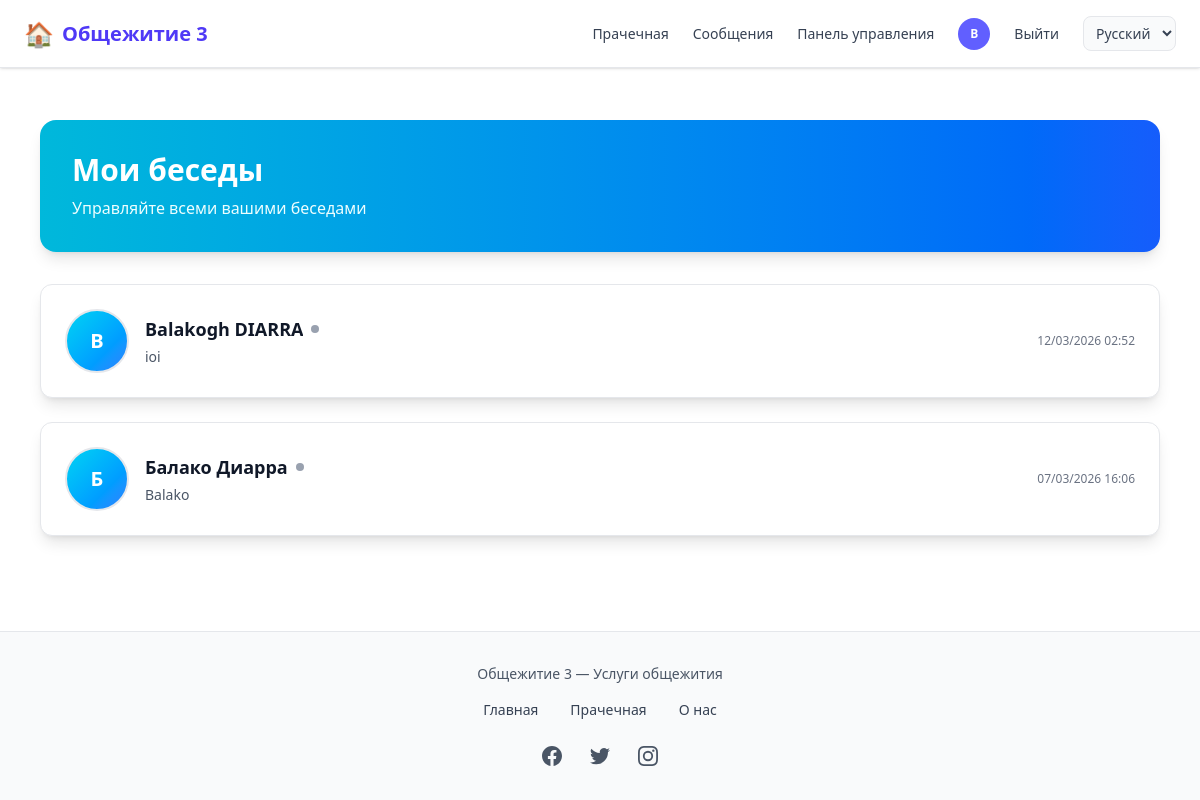
Page /chat/conversations/ (signed in) on the committed database.
### comptes/models.py (models this page shows, shortened)
class CustomUser(AbstractUser):
    USER_TYPES = (
        ('ADMIN', 'Administrateur'),
        ('client', 'Client'),
        ('vendeur', 'Vendeur'),
        ('coursier', 'Coursier'),
    )
    user_type = models.CharField(max_length=22, choices=USER_TYPES, default="client")
    email = models.EmailField('Adresse email', unique=True,max_length=50)
    telephone = models.CharField(max_length=20, unique=True, blank=True)
    photo = models.ImageField(upload_to=user_photo_upload_to, null=True, blank=True)
    is_premium = models.BooleanField(default=False)
    GENRE = (('masculin', 'Masculin'), ('feminin', 'Féminin'))
    genre = models.CharField(max_length=22, choices=GENRE, null=True, blank=True)
    date_inscription = models.DateField(auto_now_add=True)
    latitude = models.DecimalField(max_digits=9, decimal_places=6, blank=True, null=True)
    longitude = models.DecimalField(max_digits=9, decimal_places=6, blank=True, null=True)
    last_activity = models.DateTimeField(null=True, blank=True, verbose_name="Dernière activité")
    REQUIRED_FIELDS = ['email', 'user_type']
    @property
    def display_name(self):
        return f"{self.first_name} {self.last_name}" if self.first_name or self.last_name else self.username
    @property
    def is_online(self):
        if not self.last_activity:
            return False
        from django.utils import timezone
        from datetime import timedelta
        return timezone.now() - self.last_activity < timedelta(minutes=5)

### chat/models.py (models this page shows, shortened)
class Conversation(models.Model):
    participant1 = models.ForeignKey(
        settings.AUTH_USER_MODEL,
        on_delete=models.CASCADE,
        related_name='conversations_as_p1'
    )
    participant2 = models.ForeignKey(
        settings.AUTH_USER_MODEL,
        on_delete=models.CASCADE,
        related_name='conversations_as_p2'
    )
    date_creation = models.DateTimeField(auto_now_add=True)
    class Meta:
        ordering = ['-date_creation']

class Message(models.Model):
    conversation = models.ForeignKey(
        Conversation,
        on_delete=models.CASCADE,
        related_name='messages'
    )
    sender = models.ForeignKey(
        settings.AUTH_USER_MODEL,
        on_delete=models.CASCADE,
        related_name='sent_messages'
    )
    contenu = models.TextField(blank=True)
    lu = models.BooleanField(default=False)
    date_envoi = models.DateTimeField(auto_now_add=True)
    class Meta:
        ordering = ['date_envoi']

### chat/views.py (the view)
# urls.py: path('conversations/', views.mes_conversations, name='mes_conversations'),
@login_required
def mes_conversations(request):
    convs = Conversation.objects.filter(
        Q(participant1=request.user) | Q(participant2=request.user)
    ).distinct().order_by('-date_creation').prefetch_related('messages')[:50]
    conversations = []
    for conv in convs:
        other = _other_participant(conv, request.user)
        last_msg = conv.messages.order_by('-date_envoi').first()
        last_activity = last_msg.date_envoi if last_msg else conv.date_creation
        unread_count = conv.messages.filter(lu=False).exclude(sender=request.user).count()
        conversations.append({
            'conversation': conv,
            'other_participant': other,
            'last_activity': last_activity,
            'unread_count': unread_count,
            'last_message': last_msg,
        })
    return render(request, 'chat/mes_conversations.html', {'conversations': conversations})

### chat/views.py (called while the page is built)
def _other_participant(conv, current_user):
    return conv.participant2 if current_user == conv.participant1 else conv.participant1

### comptes/context_processors.py (called while the page is built)
def laverie_i18n_context(request):
    lang = getattr(request, 'LANGUAGE_CODE', None) or 'ru'
    return {'laverie_i18n': LAVERIE_I18N.get(lang, LAVERIE_I18N['en'])}

def notifications_context(request):
    context = {
        'pending_orders_count': 0,
        'packaged_orders_count': 0,
        'unread_messages_count': 0,
    }
    if request.user.is_authenticated:
        from chat.models import Message, Conversation
        conversations = Conversation.objects.filter(
            Q(participant1=request.user) | Q(participant2=request.user)
        )
        context['unread_messages_count'] = Message.objects.filter(
            Q(conversation__in=conversations) & ~Q(sender=request.user),
            lu=False
        ).count()
    return context

### laverie/models.py (called while the page is built)
    @classmethod
    def marquer_tickets_termines(cls):
        from django.utils import timezone
        now = timezone.now()
        return cls.objects.filter(
            statut__in=('reserve', 'en_cours'),
            fin__lt=now,
        ).update(statut='termine')

    @classmethod
    def marquer_tickets_en_cours(cls):
        from django.utils import timezone
        now = timezone.now()
        return cls.objects.filter(
            statut='reserve',
            debut__lte=now,
            fin__gte=now,
        ).update(statut='en_cours')

### templates/chat/mes_conversations.html (shortened to what this page needs)
{% extends 'home.html' %}
{% load static %}
{% load i18n %}
{% block contenu %}
<div class="max-w-7xl mx-auto py-4 sm:py-6 px-3 sm:px-4">
    <div class="bg-gradient-to-r from-cyan-500 to-blue-600 rounded-2xl shadow-lg p-4 sm:p-6 md:p-8 mb-4 sm:mb-6 md:mb-8 text-white">
        <h1 class="text-xl sm:text-2xl md:text-3xl font-bold mb-1 sm:mb-2">{% trans "My conversations" %}</h1>
        <p class="text-cyan-50 text-xs sm:text-sm md:text-base">{% trans "Manage all your conversations" %}</p>
    </div>
    {% if conversations %}
    <div class="grid grid-cols-1 gap-4 sm:gap-6">
        {% for item in conversations %}
        <a href="{% url 'chat:conversation_detail' item.conversation.id %}"
           class="bg-white rounded-xl shadow-lg border border-gray-200 overflow-hidden hover:shadow-xl transition-all duration-300 transform hover:-translate-y-1 block">
            <div class="p-4 sm:p-6">
                <div class="flex items-center justify-between">
                    <div class="flex items-center gap-4 flex-1 min-w-0">
                        <div class="flex-shrink-0">
                            {% if item.other_participant.photo %}
                            <img src="{{ item.other_participant.photo.url }}"
                                 alt="{{ item.other_participant.display_name }}"
                                 class="w-12 h-12 sm:w-16 sm:h-16 rounded-full object-cover border-2 border-gray-200">
                            {% else %}
                            <div class="w-12 h-12 sm:w-16 sm:h-16 rounded-full bg-gradient-to-br from-cyan-400 to-blue-500 flex items-center justify-center text-white text-lg sm:text-xl font-bold border-2 border-gray-200">
                                {{ item.other_participant.first_name|first|default:item.other_participant.email|first|upper }}
                            </div>
                            {% endif %}
                        </div>
                        <div class="flex-1 min-w-0">
                            <div class="flex items-center gap-2 mb-1">
                                <h3 class="text-base sm:text-lg font-bold text-gray-900 truncate">
                                    {{ item.other_participant.display_name }}
                                </h3>
                                <span class="w-2 h-2 rounded-full {% if item.other_participant.is_online %}bg-green-400{% else %}bg-gray-400{% endif %}" title="{% if item.other_participant.is_online %}{% trans 'Online' %}{% else %}{% trans 'Offline' %}{% endif %}"></span>
                            </div>
                            {% if item.last_message %}
                            <p class="text-xs sm:text-sm text-gray-600 mt-1 truncate">
                                {{ item.last_message.contenu|truncatechars:60 }}
                            </p>
                            {% endif %}
                        </div>
                    </div>
                    <div class="flex flex-col items-end gap-2 ml-4">
                        <span class="text-xs text-gray-500">
                            {{ item.last_activity|date:"d/m/Y H:i" }}
                        </span>
                    </div>
                </div>
            </div>
        </a>
        {% endfor %}
    </div>
    {% endif %}
</div>
{% endblock %}

### templates/nav_footer/nav.html (shortened to what this page needs)
{% load static %}
{% load i18n %}
<nav class="hidden md:flex fixed top-0 left-0 w-full z-50 bg-white border-b border-gray-200 shadow-sm">
  <div class="flex items-center justify-between w-full max-w-7xl mx-auto px-6 py-4">
    <a href="{% url 'home' %}"
       class="flex items-center space-x-2 text-indigo-600 text-xl font-semibold hover:opacity-90 transition">
      <span class="text-2xl">🏠</span>
      <span>{% trans "Dortoir 3" %}</span>
    </a>
    <div class="flex items-center space-x-6 text-sm font-medium">
      <a href="{% url 'laverie:accueil' %}"
         class="text-gray-700 hover:text-indigo-500 transition">
        {% trans "Laverie" %}
      </a>
      {% if user.is_authenticated %}
        <a href="{% url 'chat:mes_conversations' %}"
           class="relative text-gray-700 hover:text-indigo-500 transition"
           id="nav-link-messages-desktop">
          {% trans "Messages" %}
        </a>
        {% if user.user_type == 'ADMIN' %}
          <a href="{% url 'dashboard' %}"
             class="text-gray-700 hover:text-indigo-500 transition">
            {% trans "Dashboard" %}
          </a>
        {% endif %}
        <a href="{% url 'profile' %}" class="flex items-center">
          {% if user.photo %}
            <img src="{{ user.photo.url }}"
                 class="w-8 h-8 rounded-full object-cover border">
          {% else %}
            <div class="w-8 h-8 rounded-full bg-indigo-500 flex items-center justify-center text-white text-xs font-bold">
              {{ user.first_name|first|default:user.email|first|upper }}
            </div>
          {% endif %}
        </a>
        <a href="{% url 'logout' %}"
           class="text-gray-700 hover:text-red-500 transition">
          {% trans "Log out" %}
        </a>
      {% else %}
        <a href="{% url 'login' %}"
           class="text-gray-700 hover:text-indigo-500 transition">
          {% trans "Log in" %}
        </a>
      {% endif %}
      <form action="{% url 'set_language' %}" method="post" class="inline" id="lang-form-desktop">
        <select name="language" onchange="this.form.submit()" class="text-sm border border-gray-200 rounded-lg px-2 py-1.5 bg-gray-50 text-gray-700 cursor-pointer">
          {% get_current_language as CURRENT_LANG %}
          {% for code, name in LANGUAGES %}
          <option value="{{ code }}" {% if code == CURRENT_LANG %}selected{% endif %}>{{ name }}</option>
          {% endfor %}
        </select>
      </form>
    </div>
  </div>
</nav>
            {% get_current_language as CURRENT_LANG %}

### rows in the picture
CustomUser: first_name|first "B"
Conversation: other_participant.first_name|first "B", other_participant.display_name "Balakogh DIARRA", last_message.contenu "ioi", last_activity "12/03/2026 02:52"
Conversation: other_participant.first_name|first "Б", other_participant.display_name "Балако Диарра", last_message.contenu "Balako", last_activity "07/03/2026 16:06"

### other values in the picture
form field language "Русский"
